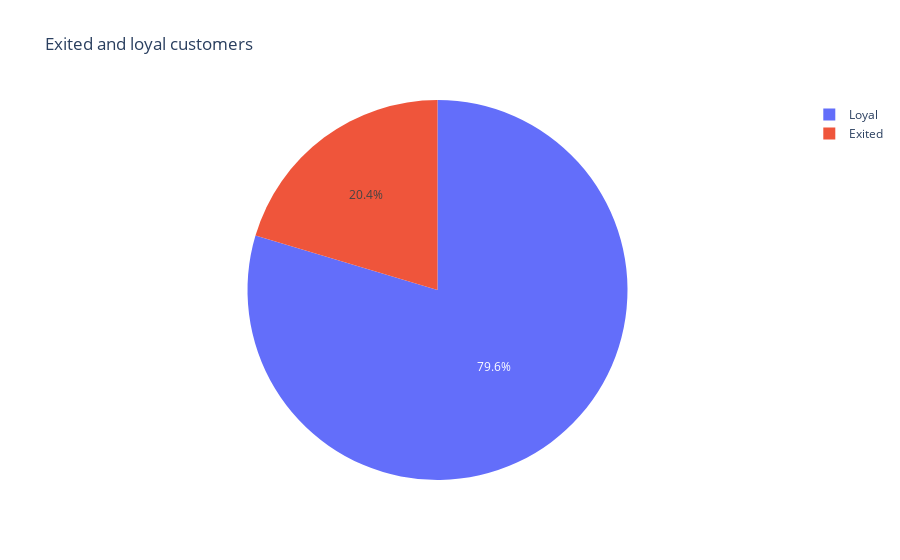

The notebook cell saved with this chart:
### Code cell
#9.1. 
# Каково соотношение ушедших и лояльных клиентов? 
# Покажите это на графике и дайте комментарий по соотношению.
# Подходит круговая диаграмма

pie_df = churn_df.copy()
pie_df['count'] = 1
pie_df['Exited'] = pie_df['Exited'].astype('category')
pie_df['Exited'] = pie_df['Exited'].cat.rename_categories({1:'Exited',0:'Loyal'})

fig = px.pie(
    pie_df,
    values='count', 
    names='Exited', 
    title='Exited and loyal customers',       
        
)
fig.show();

'''
Вывод:
Количество ушедших клиентов составляет 20,4%.
Можем сделать вывод, что каждый 2 из 10 клиентов отказался от услуг данного банка.
'''

### Figure 1 — Plotly figure (JSON) as saved in the notebook; plotly's stock layout.template omitted (floating-point values rounded to 4 significant figures; data arrays with more than 128 entries replaced by an {"elided": "..."} marker saying what was removed)
{"data": [{"domain": {"x": [0, 1], "y": [0, 1]}, "hovertemplate": "Exited=%{label}<br>count=%{value}<extra></extra>", "labels": {"elided": "10000 str values"}, "legendgroup": "", "name": "", "showlegend": true, "type": "pie", "values": {"elided": "10000 int values"}}], "layout": {"legend": {"tracegroupgap": 0}, "title": {"text": "Exited and loyal customers"}}}
